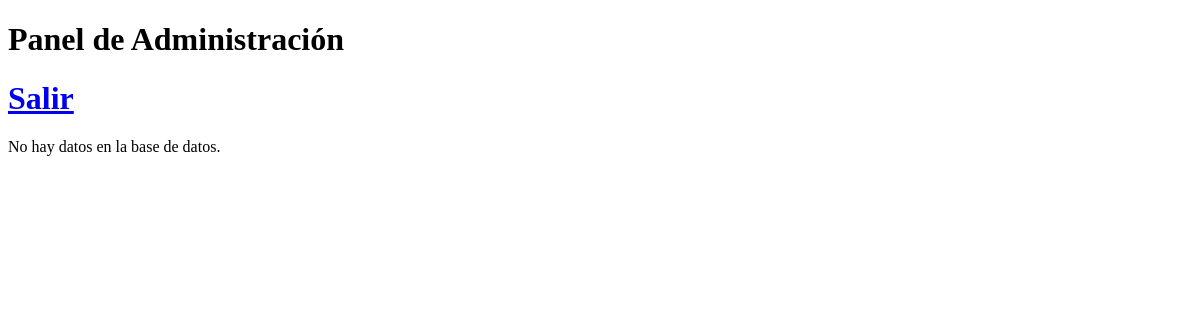
Before: /admin/DatoPersona (signed in) with the older database file.
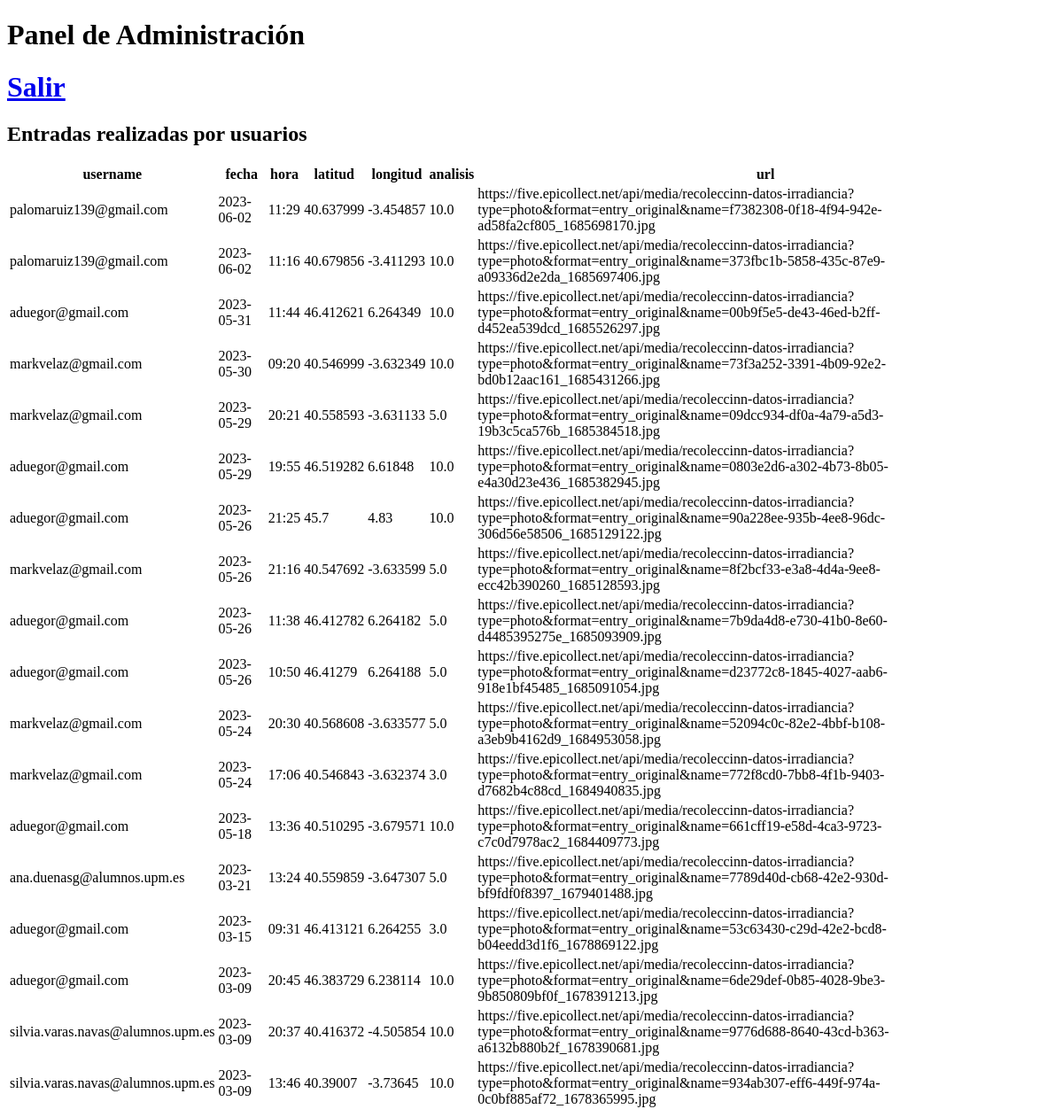
After: the same page with the newer database file.
### models.py (models this page shows, shortened)
class DatoPersona(db.Base):
    __tablename__ = 'DatoPersona'
    id = Column(Integer, primary_key=True)
    origen = Column(String(20),nullable=False)
    username = Column(String(80), nullable=False)
    fecha = Column(String(20), nullable=False)
    hora = Column(String(20), nullable=False)
    latitud = Column(Float, nullable=False)
    longitud = Column(Float, nullable=False)
    analisis = Column(Float, nullable=False)
    url = Column(String(200), nullable=False)

### app.py (the view)
@app.route('/admin/DatoPersona',methods=['GET', 'POST'])
def adminHuman():
    if 'authenticated' in session:
        datos = db.session.query(DatoPersona).all()
        return render_template('admin_humano.html',datos=datos)
    else:
        return redirect(url_for('admin'))

### templates/admin_humano.html (shortened to what this page needs)
<!DOCTYPE html>
<html>
<head>
</head>
<body>
    <h1>Panel de Administración</h1>
    <h1>  <a href="/admin">Salir</a> </h1>
    {% if datos %}
    <h2>Entradas realizadas por usuarios</h2>
    <table>
        <thead>
            <tr>
                <th>username</th>
                <th>fecha</th>
                <th>hora</th>
                <th>latitud</th>
                <th>longitud</th>
                <th>analisis</th>
                <th>url</th>
            </tr>
        </thead>
        <tbody>
            {% for dato in datos %}
                <tr>
                    <td>{{ dato.username }}</td>
                    <td>{{ dato.fecha }}</td>
                    <td>{{ dato.hora }}</td>
                    <td>{{ dato.latitud }}</td>
                    <td>{{ dato.longitud }}</td>
                    <td>{{ dato.analisis }}</td>
                    <td>{{ dato.url }}</td>
                </tr>
            {% endfor %}
        </tbody>
    </table>
{% else %}
    <p>No hay datos en la base de datos.</p>
{% endif %}
</body>
</html>

Changed rows visible on the page:
added DatoPersona: username "palomaruiz139@gmail.com", fecha "2023-06-02", hora "11:29", latitud "40.637999", longitud "-3.454857", analisis "10.0", url "https://five.epicollect.net/api/media/recoleccinn-datos-irradiancia?type=photo&format=entry_original&name=f7382308-0f18-4f94-942e-ad58fa2cf805_1685698170.jpg"
added DatoPersona: username "palomaruiz139@gmail.com", fecha "2023-06-02", hora "11:16", latitud "40.679856", longitud "-3.411293", analisis "10.0", url "https://five.epicollect.net/api/media/recoleccinn-datos-irradiancia?type=photo&format=entry_original&name=373fbc1b-5858-435c-87e9-a09336d2e2da_1685697406.jpg"
added DatoPersona: username "aduegor@gmail.com", fecha "2023-05-31", hora "11:44", latitud "46.412621", longitud "6.264349", analisis "10.0", url "https://five.epicollect.net/api/media/recoleccinn-datos-irradiancia?type=photo&format=entry_original&name=00b9f5e5-de43-46ed-b2ff-d452ea539dcd_1685526297.jpg"
added DatoPersona: username "markvelaz@gmail.com", fecha "2023-05-30", hora "09:20", latitud "40.546999", longitud "-3.632349", analisis "10.0", url "https://five.epicollect.net/api/media/recoleccinn-datos-irradiancia?type=photo&format=entry_original&name=73f3a252-3391-4b09-92e2-bd0b12aac161_1685431266.jpg"
added DatoPersona: username "markvelaz@gmail.com", fecha "2023-05-29", hora "20:21", latitud "40.558593", longitud "-3.631133", analisis "5.0", url "https://five.epicollect.net/api/media/recoleccinn-datos-irradiancia?type=photo&format=entry_original&name=09dcc934-df0a-4a79-a5d3-19b3c5ca576b_1685384518.jpg"
added DatoPersona: username "aduegor@gmail.com", fecha "2023-05-29", hora "19:55", latitud "46.519282", longitud "6.61848", analisis "10.0", url "https://five.epicollect.net/api/media/recoleccinn-datos-irradiancia?type=photo&format=entry_original&name=0803e2d6-a302-4b73-8b05-e4a30d23e436_1685382945.jpg"
added DatoPersona: username "aduegor@gmail.com", fecha "2023-05-26", hora "21:25", latitud "45.7", longitud "4.83", analisis "10.0", url "https://five.epicollect.net/api/media/recoleccinn-datos-irradiancia?type=photo&format=entry_original&name=90a228ee-935b-4ee8-96dc-306d56e58506_1685129122.jpg"
added DatoPersona: username "markvelaz@gmail.com", fecha "2023-05-26", hora "21:16", latitud "40.547692", longitud "-3.633599", analisis "5.0", url "https://five.epicollect.net/api/media/recoleccinn-datos-irradiancia?type=photo&format=entry_original&name=8f2bcf33-e3a8-4d4a-9ee8-ecc42b390260_1685128593.jpg"
added DatoPersona: username "aduegor@gmail.com", fecha "2023-05-26", hora "11:38", latitud "46.412782", longitud "6.264182", analisis "5.0", url "https://five.epicollect.net/api/media/recoleccinn-datos-irradiancia?type=photo&format=entry_original&name=7b9da4d8-e730-41b0-8e60-d4485395275e_1685093909.jpg"
added DatoPersona: username "aduegor@gmail.com", fecha "2023-05-26", hora "10:50", latitud "46.41279", longitud "6.264188", analisis "5.0", url "https://five.epicollect.net/api/media/recoleccinn-datos-irradiancia?type=photo&format=entry_original&name=d23772c8-1845-4027-aab6-918e1bf45485_1685091054.jpg"
added DatoPersona: username "markvelaz@gmail.com", fecha "2023-05-24", hora "20:30", latitud "40.568608", longitud "-3.633577", analisis "5.0", url "https://five.epicollect.net/api/media/recoleccinn-datos-irradiancia?type=photo&format=entry_original&name=52094c0c-82e2-4bbf-b108-a3eb9b4162d9_1684953058.jpg"
added DatoPersona: username "markvelaz@gmail.com", fecha "2023-05-24", hora "17:06", latitud "40.546843", longitud "-3.632374", analisis "3.0", url "https://five.epicollect.net/api/media/recoleccinn-datos-irradiancia?type=photo&format=entry_original&name=772f8cd0-7bb8-4f1b-9403-d7682b4c88cd_1684940835.jpg"
added DatoPersona: username "aduegor@gmail.com", fecha "2023-05-18", hora "13:36", latitud "40.510295", longitud "-3.679571", analisis "10.0", url "https://five.epicollect.net/api/media/recoleccinn-datos-irradiancia?type=photo&format=entry_original&name=661cff19-e58d-4ca3-9723-c7c0d7978ac2_1684409773.jpg"
added DatoPersona: username "ana.duenasg@alumnos.upm.es", fecha "2023-03-21", hora "13:24", latitud "40.559859", longitud "-3.647307", analisis "5.0", url "https://five.epicollect.net/api/media/recoleccinn-datos-irradiancia?type=photo&format=entry_original&name=7789d40d-cb68-42e2-930d-bf9fdf0f8397_1679401488.jpg"
added DatoPersona: username "aduegor@gmail.com", fecha "2023-03-15", hora "09:31", latitud "46.413121", longitud "6.264255", analisis "3.0", url "https://five.epicollect.net/api/media/recoleccinn-datos-irradiancia?type=photo&format=entry_original&name=53c63430-c29d-42e2-bcd8-b04eedd3d1f6_1678869122.jpg"
added DatoPersona: username "aduegor@gmail.com", fecha "2023-03-09", hora "20:45", latitud "46.383729", longitud "6.238114", analisis "10.0", url "https://five.epicollect.net/api/media/recoleccinn-datos-irradiancia?type=photo&format=entry_original&name=6de29def-0b85-4028-9be3-9b850809bf0f_1678391213.jpg"
added DatoPersona: username "silvia.varas.navas@alumnos.upm.es", fecha "2023-03-09", hora "20:37", latitud "40.416372", longitud "-4.505854", analisis "10.0", url "https://five.epicollect.net/api/media/recoleccinn-datos-irradiancia?type=photo&format=entry_original&name=9776d688-8640-43cd-b363-a6132b880b2f_1678390681.jpg"
added DatoPersona: username "silvia.varas.navas@alumnos.upm.es", fecha "2023-03-09", hora "13:46", latitud "40.39007", longitud "-3.73645", analisis "10.0", url "https://five.epicollect.net/api/media/recoleccinn-datos-irradiancia?type=photo&format=entry_original&name=934ab307-eff6-449f-974a-0c0bf885af72_1678365995.jpg"
Other visible differences:
text no longer shown: "No hay datos en la base de datos."
text now shown: "Entradas realizadas por usuarios username fecha hora latitud longitud analisis url"
